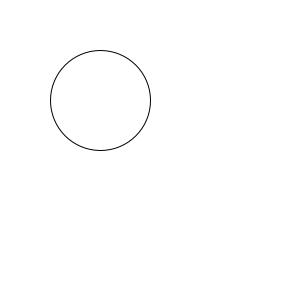
Frame 1 (no input)
Frame 60 (the mouse pressed at the canvas centre just before this capture): identical to frame 1, image omitted
Frame 120 (the mouse held since frame 60 and released just before this capture): identical to frame 1, image omitted

The Processing sketch that drew this single still picture (run headless with seeded random() and noise(); from frame 60 on, the mouse is pressed at the canvas centre):

// Processing sketch: DragBall
// ── DragBall.pde
class Ball {
  float x, y, r;
  Ball(float x, float y, float r) {
    this.x = x;
    this.y = y;
    this.r = r;
  }
  void draw() {
    ellipse(x, y, 2*r, 2*r);
  }
  boolean hit(float px, float py) {
    float dx = px - x;
    float dy = py - y;
    return dx*dx + dy*dy < r*r;
  }
}

Ball ball;

Ball movingBall = null;
float dragStartX, dragStartY;
float originX, originY;

void setup() {
  size(300, 300);
  ball = new Ball(100, 100, 50);
}

void draw() {
  background(255);
  ball.draw();
  if (movingBall != null) {
    pushStyle();
    stroke(255, 0, 0);
    ellipse(dragStartX, dragStartY, 10, 10);
    ellipse(mouseX, mouseY, 10, 10);
    line(dragStartX, dragStartY, mouseX, mouseY);
    stroke(0, 0, 255);
    ellipse(originX, originY, 10, 10);
    ellipse(movingBall.x, movingBall.y, 10, 10);
    line(originX, originY, movingBall.x, movingBall.y);
    popStyle();
  }
}

void mousePressed() {
  if (ball.hit(mouseX, mouseY)) {
    movingBall = ball;
    dragStartX = mouseX;
    dragStartY = mouseY;
    originX = ball.x;
    originY = ball.y;
  }
}

void mouseDragged() {
  if (movingBall != null) {
    movingBall.x = originX + mouseX - dragStartX;
    movingBall.y = originY + mouseY - dragStartY;
  }
}

void mouseReleased() {
  movingBall = null;
}
